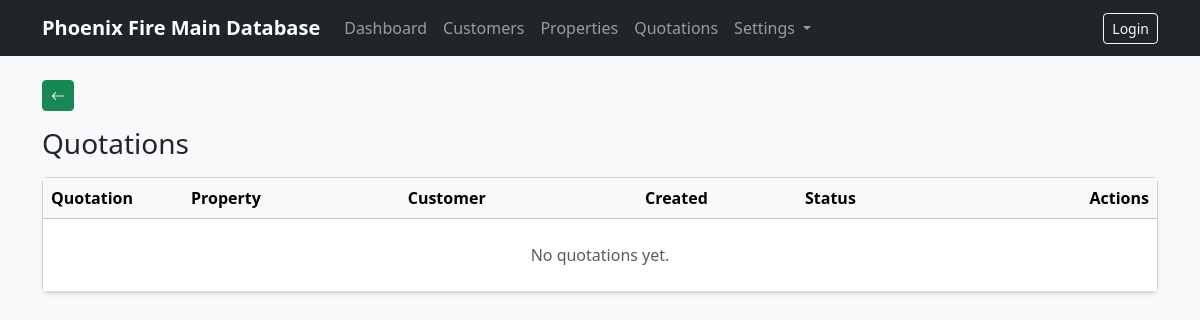
Before: /quotations/ with the older database file.
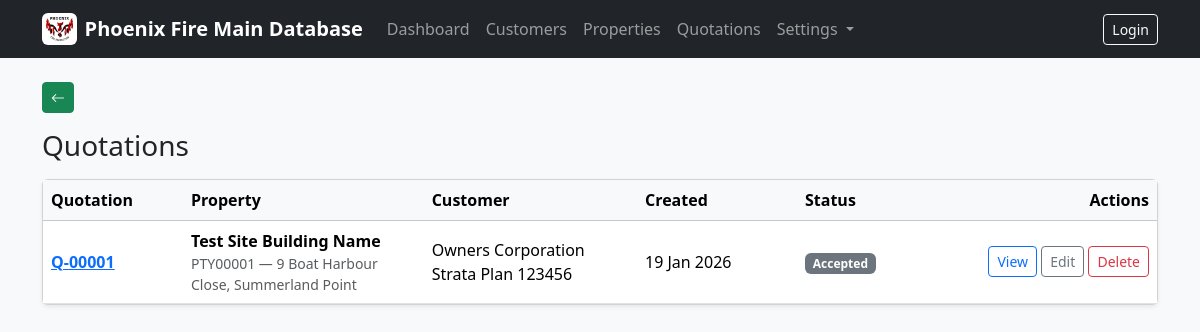
After: the same page with the newer database file.
### company/models.py (models this page shows, shortened)
class ClientProfile(models.Model):
    company_logo = models.ImageField(upload_to="company/logo/", blank=True, null=True)
    legal_company_name = models.CharField(max_length=255, blank=True)
    trading_name = models.CharField(max_length=255, blank=True)
    company_address = models.TextField(blank=True)
    company_phone = models.CharField(max_length=50, blank=True)
    company_email = models.EmailField(blank=True)
    company_abn = models.CharField(max_length=50, blank=True)
    company_acn = models.CharField(max_length=50, blank=True)
    accounts_phone = models.CharField(max_length=50, blank=True)
    accounts_email = models.EmailField(blank=True)
    updated_at = models.DateTimeField(auto_now=True)
    class Meta:
        verbose_name = "Client Profile"
        verbose_name_plural = "Client Profile"
    @classmethod
    def get_solo(cls):
        obj, _ = cls.objects.get_or_create(pk=1)
        return obj

### quotations/models.py (models this page shows, shortened)
class Quotation(models.Model):
    PREFIX = "Q-"
    PAD = 5
    number = models.CharField(max_length=20, unique=True, editable=False, blank=True)
    site = models.ForeignKey(
        Property,
        on_delete=models.PROTECT,
        related_name="quotations",
    )
    created_at = models.DateTimeField(default=timezone.now)
    notes = models.TextField(blank=True)
    STATUS_CHOICES = [
        ("draft", "Draft"),
        ("sent", "Sent"),
        ("accepted", "Accepted"),
        ("rejected", "Rejected"),
    ]
    status = models.CharField(max_length=20, choices=STATUS_CHOICES, default="draft")
    accepted_by = models.ForeignKey(
        settings.AUTH_USER_MODEL,
        null=True,
        blank=True,
        on_delete=models.SET_NULL,
        related_name="quotations_accepted",
    )
    accepted_by_name = models.CharField(max_length=120, blank=True, default="")
    accepted_date = models.DateField(null=True, blank=True)
    rejected_by = models.ForeignKey(
        settings.AUTH_USER_MODEL,
        null=True,
        blank=True,
        on_delete=models.SET_NULL,
        related_name="quotations_rejected",
    )
    rejected_at = models.DateTimeField(null=True, blank=True)
    work_order_number = models.CharField(max_length=50, null=True, blank=True)
    class Meta:
        ordering = ["-created_at"]

### properties/models.py (models this page shows, shortened)
class Property(models.Model):
    ACCESS_CHOICES = [
        ("unrestricted", "Unrestricted"),
        ("office", "Keys Held In Office"),
        ("key", "Keys Required"),
        ("site_contact", "Site Contact"),
        ("lock_box", "Lock Box Code"),
        ("other", "Other"),
    ]
    site_id = models.CharField(
        max_length=8,
        unique=True,
        editable=False,
        blank=True,
        db_index=True,
    )
    strata_plan = models.CharField(max_length=100, blank=True)
    sor_site_id = models.CharField(max_length=100, blank=True)
    building_name = models.CharField(max_length=200)
    street = models.CharField(max_length=200)
    city = models.CharField(max_length=100)
    state = models.CharField(max_length=50, blank=True)
    post_code = models.CharField(max_length=20, blank=True)
    active_status = models.BooleanField(default=True)
    customer = models.ForeignKey(
        Customer,
        on_delete=models.PROTECT,
        related_name="properties",
        null=True,
        blank=True,
    )
    fire_coordinator = models.CharField(max_length=150, blank=True)
    fire_coordinator_email = models.EmailField(blank=True)
    fire_coordinator_phone = models.CharField(max_length=50, blank=True)
    afss_due_date = models.DateField(null=True, blank=True)
    levels_above_ground = models.PositiveIntegerField(null=True, blank=True)
    levels_below_ground = models.PositiveIntegerField(null=True, blank=True)
    access_details = models.CharField(
        max_length=50,
        choices=ACCESS_CHOICES,
        blank=True,
    )
    access_code = models.CharField(max_length=50, blank=True)
    site_contact = models.CharField(max_length=150, blank=True)
    contact_phone = models.CharField(max_length=50, blank=True)
    site_notes = models.TextField(blank=True)
    technician_notes = models.TextField(blank=True)
    PREFIX = "PTY"
    PAD = 5

### customers/models.py (models this page shows, shortened)
class Customer(models.Model):
    TYPE_STRATA = "Strata"
    TYPE_GOV = "Government"
    TYPE_HOUSING = "Housing"
    TYPE_OTHER = "Other"
    CUSTOMER_TYPE_CHOICES = [
        (TYPE_STRATA, "Strata"),
        (TYPE_GOV, "Government"),
        (TYPE_HOUSING, "Housing"),
        (TYPE_OTHER, "Other"),
    ]
    customer_name = models.CharField(max_length=200)
    customer_address = models.TextField(blank=True, default="")
    billing_email = models.EmailField(blank=True, default="")
    add_email = models.EmailField(blank=True, default="")
    customer_main_phone = models.CharField(max_length=50, blank=True, default="")
    add_phone = models.CharField(max_length=50, blank=True, default="")
    customer_contact_name = models.CharField(max_length=200, blank=True, default="")
    customer_abn_acn = models.CharField(max_length=50, blank=True, default="")
    customer_type = models.CharField(
        max_length=20,
        choices=CUSTOMER_TYPE_CHOICES,
        default=TYPE_OTHER,
    )
    is_active = models.BooleanField(default=True)
    notes = models.TextField(blank=True, default="")
    created_at = models.DateTimeField(auto_now_add=True)
    class Meta:
        ordering = ["customer_name"]

### quotations/views.py (the view)
# urls.py: path("", views.QuotationListView.as_view(), name="list"),
class QuotationListView(ListView):
    model = Quotation
    template_name = "quotations/quotation_list.html"
    context_object_name = "items"
    def get_queryset(self):
        return (
            Quotation.objects.select_related("site", "site__customer")
            .prefetch_related("items", "items__efsm_code")
        )

### company/context_processors.py (called while the page is built)
def client_profile(request):
    try:
        return {"client_profile": ClientProfile.get_solo()}
    except Exception:
        return {"client_profile": None}

### templates/quotations/quotation_list.html
{% extends "base.html" %}
{% block content %}
<div class="d-flex justify-content-between align-items-center mb-3">
  <h1 class="h3 mb-0">Quotations</h1>
</div>
<div class="card shadow-sm">
  <div class="table-responsive">
    <table class="table table-hover align-middle mb-0">
      <thead class="table-light">
        <tr>
          <th style="width: 140px;">Quotation</th>
          <th>Property</th>
          <th>Customer</th>
          <th style="width: 160px;">Created</th>
          <th style="width: 140px;">Status</th>
          <th class="text-end" style="width: 220px;">Actions</th>
        </tr>
      </thead>
      <tbody>
        {% for q in items %}
          <tr>
            <td class="fw-semibold">
              <a href="{% url 'quotations:detail' q.pk %}">
                {{ q.number }}
              </a>
            </td>
            <td>
              <div class="fw-semibold">{{ q.site.building_name }}</div>
              <div class="text-muted small">
                {{ q.site.site_id }} — {{ q.site.street }}, {{ q.site.city }}
              </div>
            </td>
            <td>
              {% if q.site.customer %}
                {{ q.site.customer.customer_name }}
              {% else %}
                <span class="text-muted">—</span>
              {% endif %}
            </td>
            <td>
              {{ q.created_at|date:"d M Y" }}
            </td>
            <td>
              <span class="badge bg-secondary">
                {{ q.get_status_display }}
              </span>
            </td>
            <td class="text-end">
              <a class="btn btn-sm btn-outline-primary"
                 href="{% url 'quotations:detail' q.pk %}">
                View
              </a>
              <a class="btn btn-sm btn-outline-secondary"
                 href="{% url 'quotations:update' q.pk %}">
                Edit
              </a>
              <a class="btn btn-sm btn-outline-danger"
                 href="{% url 'quotations:delete' q.pk %}">
                Delete
              </a>
            </td>
          </tr>
        {% empty %}
          <tr>
            <td colspan="6" class="text-center text-muted py-4">
              No quotations yet.
            </td>
          </tr>
        {% endfor %}
      </tbody>
    </table>
  </div>
</div>
{% endblock %}

### templates/base.html (shortened to what this page needs)
<!doctype html>
<html lang="en">
<head>
  <link href="https://cdn.jsdelivr.net/npm/bootstrap@5.3.3/dist/css/bootstrap.min.css" rel="stylesheet">
  <link rel="stylesheet" href="https://cdn.jsdelivr.net/npm/bootstrap-icons@1.11.3/font/bootstrap-icons.min.css">
</head>
<body class="bg-light">
<nav class="navbar navbar-expand-lg navbar-dark bg-dark">
  <div class="container">
    <a class="navbar-brand fw-semibold d-flex align-items-center gap-2"
       href="{% url 'dashboard' %}">
      {% if client_profile and client_profile.company_logo %}
        <img src="{{ client_profile.company_logo.url }}"
             alt="Company Logo"
             style="height:32px;width:auto;"
             class="rounded bg-white p-1">
      {% endif %}
      <span>Phoenix Fire Main Database</span>
    </a>
    <div class="collapse navbar-collapse" id="mainNav">
      <ul class="navbar-nav me-auto">
        <li class="nav-item">
          <a class="nav-link" href="{% url 'dashboard' %}">Dashboard</a>
        </li>
        <li class="nav-item">
          <a class="nav-link" href="{% url 'customers:list' %}">Customers</a>
        </li>
        <li class="nav-item">
          <a class="nav-link" href="{% url 'properties:list' %}">Properties</a>
        </li>
        <li class="nav-item">
          <a class="nav-link" href="{% url 'quotations:list' %}">Quotations</a>
        </li>
        <li class="nav-item dropdown">
          <a class="nav-link dropdown-toggle" href="#" id="settingsDropdown"
             role="button" data-bs-toggle="dropdown">
            Settings
          </a>
        </li>
      </ul>
      <ul class="navbar-nav">
        {% if user.is_authenticated %}
          <li class="nav-item">
            <span class="navbar-text me-3">
              Logged in as {{ user.username }}
            </span>
          </li>
          <li class="nav-item">
            <a class="btn btn-outline-light btn-sm" href="/admin/logout/">Logout</a>
          </li>
        {% else %}
          <li class="nav-item">
            <a class="btn btn-outline-light btn-sm" href="/admin/login/">Login</a>
          </li>
        {% endif %}
      </ul>
    </div>
  </div>
</nav>
<main class="container my-4 page-wrap">
  <div class="mb-3 no-print">
    <button type="button"
            class="btn btn-back btn-sm"
            onclick="goBackAnimated()"
            title="Back">
      <i class="bi bi-arrow-left"></i>
    </button>
  </div>
  {% block content %}{% endblock %}
</main>
</body>
</html>

Changed rows visible on the page:
added ClientProfile: company_logo (picture)
added Quotation: number "Q-00001", site.building_name "Test Site Building Name", site.site_id "PTY00001", site.street "9 Boat Harbour Close", site.city "Summerland Point", site.customer.customer_name "Owners Corporation Strata Plan 123456", created_at "19 Jan 2026", status "Accepted"
Other visible differences:
text no longer shown: "No quotations yet."
